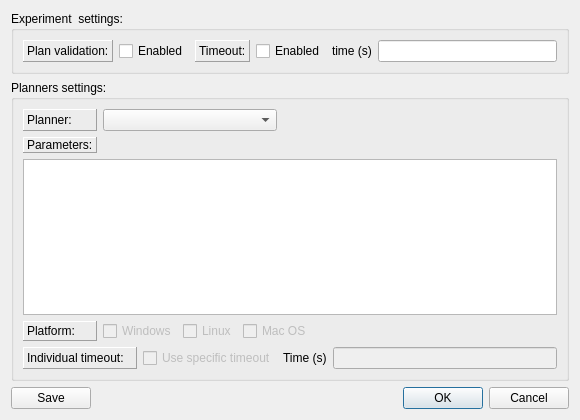
<?xml version="1.0" encoding="UTF-8"?>
<ui version="4.0">
 <class>SolutionSettingsDialog</class>
 <widget class="QDialog" name="SolutionSettingsDialog">
  <property name="geometry">
   <rect>
    <x>0</x>
    <y>0</y>
    <width>580</width>
    <height>420</height>
   </rect>
  </property>
  <property name="windowTitle">
   <string>Solution settings</string>
  </property>
  <layout class="QGridLayout" name="gridLayout_3">
   <item row="2" column="0">
    <widget class="QPushButton" name="saveButton">
     <property name="text">
      <string>Save</string>
     </property>
    </widget>
   </item>
   <item row="2" column="1">
    <widget class="QDialogButtonBox" name="buttonBox">
     <property name="standardButtons">
      <set>QDialogButtonBox::Cancel|QDialogButtonBox::Ok</set>
     </property>
    </widget>
   </item>
   <item row="0" column="0" colspan="2">
    <widget class="QGroupBox" name="ExperimentSettings">
     <property name="title">
      <string>Experiment  settings:</string>
     </property>
     <property name="flat">
      <bool>false</bool>
     </property>
     <layout class="QGridLayout" name="gridLayout">
      <item row="0" column="0">
       <widget class="QLabel" name="labelPlanValidation">
        <property name="frameShape">
         <enum>QFrame::Panel</enum>
        </property>
        <property name="frameShadow">
         <enum>QFrame::Raised</enum>
        </property>
        <property name="text">
         <string>Plan validation:</string>
        </property>
       </widget>
      </item>
      <item row="0" column="5">
       <widget class="QLineEdit" name="TimeoutValue"/>
      </item>
      <item row="0" column="2">
       <widget class="QLabel" name="labelTimeout">
        <property name="frameShape">
         <enum>QFrame::Panel</enum>
        </property>
        <property name="frameShadow">
         <enum>QFrame::Raised</enum>
        </property>
        <property name="text">
         <string>Timeout:</string>
        </property>
       </widget>
      </item>
      <item row="0" column="3">
       <widget class="QCheckBox" name="TimeoutEnabled">
        <property name="text">
         <string>Enabled</string>
        </property>
       </widget>
      </item>
      <item row="0" column="1">
       <widget class="QCheckBox" name="PlanValidationEnabled">
        <property name="text">
         <string>Enabled</string>
        </property>
        <property name="checked">
         <bool>false</bool>
        </property>
       </widget>
      </item>
      <item row="0" column="4">
       <widget class="QLabel" name="labelTime">
        <property name="text">
         <string>time (s)</string>
        </property>
       </widget>
      </item>
     </layout>
    </widget>
   </item>
   <item row="1" column="0" colspan="2">
    <widget class="QGroupBox" name="PlannersSettings">
     <property name="title">
      <string>Planners settings:</string>
     </property>
     <property name="flat">
      <bool>false</bool>
     </property>
     <layout class="QGridLayout" name="gridLayout_2">
      <item row="0" column="1" colspan="4">
       <widget class="QComboBox" name="PlannerSelected">
        <property name="toolTip">
         <string>Select one planner</string>
        </property>
        <property name="statusTip">
         <string>Select one planner</string>
        </property>
       </widget>
      </item>
      <item row="4" column="0" colspan="2">
       <widget class="QLabel" name="labelIndividualTimeout">
        <property name="frameShape">
         <enum>QFrame::Panel</enum>
        </property>
        <property name="frameShadow">
         <enum>QFrame::Raised</enum>
        </property>
        <property name="text">
         <string>Individual timeout:</string>
        </property>
       </widget>
      </item>
      <item row="0" column="0">
       <widget class="QLabel" name="labelPlanner">
        <property name="frameShape">
         <enum>QFrame::Panel</enum>
        </property>
        <property name="frameShadow">
         <enum>QFrame::Raised</enum>
        </property>
        <property name="text">
         <string>Planner:</string>
        </property>
       </widget>
      </item>
      <item row="1" column="0">
       <widget class="QLabel" name="labelParameters">
        <property name="frameShape">
         <enum>QFrame::Panel</enum>
        </property>
        <property name="frameShadow">
         <enum>QFrame::Raised</enum>
        </property>
        <property name="text">
         <string>Parameters:</string>
        </property>
       </widget>
      </item>
      <item row="3" column="1" colspan="2">
       <widget class="QCheckBox" name="Windows">
        <property name="enabled">
         <bool>false</bool>
        </property>
        <property name="text">
         <string>Windows</string>
        </property>
       </widget>
      </item>
      <item row="3" column="0">
       <widget class="QLabel" name="labelPlatform">
        <property name="frameShape">
         <enum>QFrame::Panel</enum>
        </property>
        <property name="frameShadow">
         <enum>QFrame::Raised</enum>
        </property>
        <property name="text">
         <string>Platform:</string>
        </property>
       </widget>
      </item>
      <item row="3" column="4" colspan="2">
       <widget class="QCheckBox" name="MacOS">
        <property name="enabled">
         <bool>false</bool>
        </property>
        <property name="text">
         <string>Mac OS</string>
        </property>
       </widget>
      </item>
      <item row="4" column="5">
       <widget class="QLabel" name="labelTime_2">
        <property name="text">
         <string>Time (s)</string>
        </property>
       </widget>
      </item>
      <item row="3" column="3">
       <widget class="QCheckBox" name="Linux">
        <property name="enabled">
         <bool>false</bool>
        </property>
        <property name="text">
         <string>Linux</string>
        </property>
       </widget>
      </item>
      <item row="4" column="2" colspan="3">
       <widget class="QCheckBox" name="UseSpecificTimeout">
        <property name="enabled">
         <bool>false</bool>
        </property>
        <property name="text">
         <string>Use specific timeout</string>
        </property>
       </widget>
      </item>
      <item row="2" column="0" colspan="7">
       <widget class="QTableWidget" name="ParameterTable"/>
      </item>
      <item row="4" column="6">
       <widget class="QLineEdit" name="TimeoutValue_2">
        <property name="enabled">
         <bool>false</bool>
        </property>
       </widget>
      </item>
     </layout>
    </widget>
   </item>
  </layout>
 </widget>
 <resources/>
 <connections>
  <connection>
   <sender>buttonBox</sender>
   <signal>rejected()</signal>
   <receiver>SolutionSettingsDialog</receiver>
   <slot>reject()</slot>
   <hints>
    <hint type="sourcelabel">
     <x>467</x>
     <y>392</y>
    </hint>
    <hint type="destinationlabel">
     <x>289</x>
     <y>209</y>
    </hint>
   </hints>
  </connection>
 </connections>
</ui>
